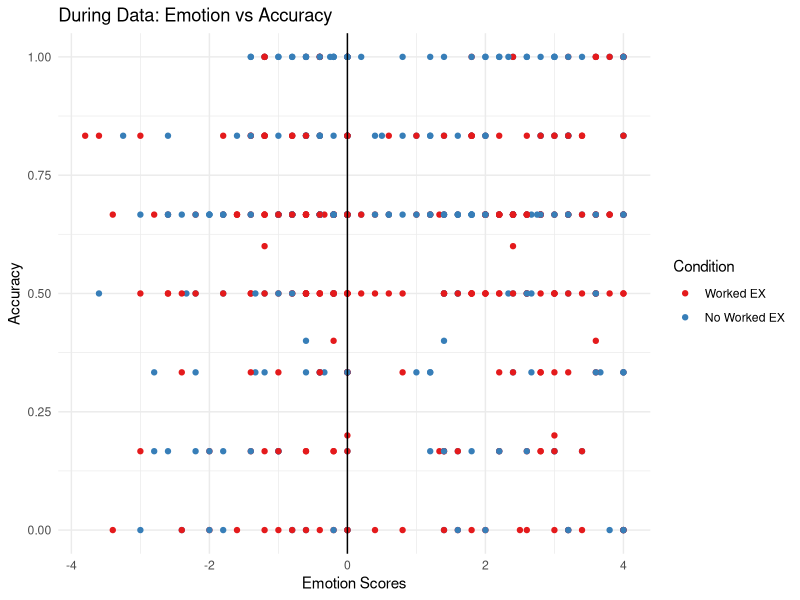
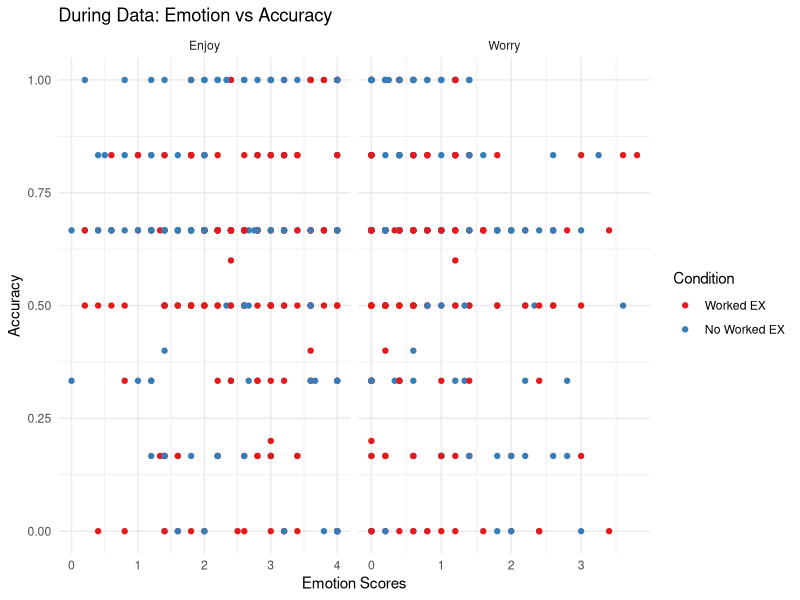
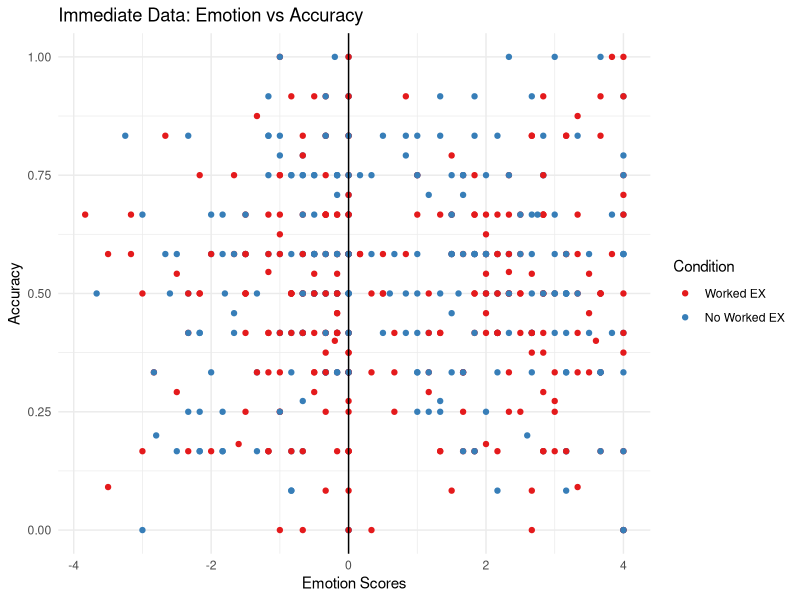
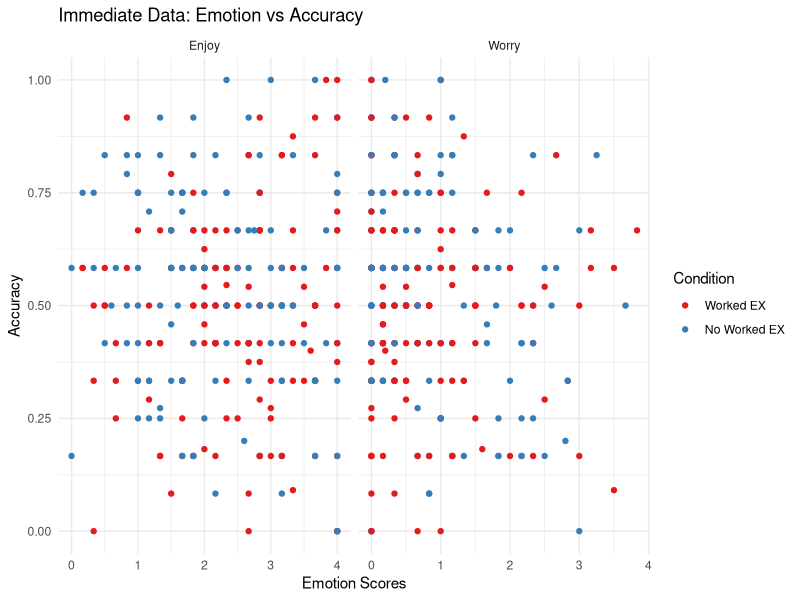
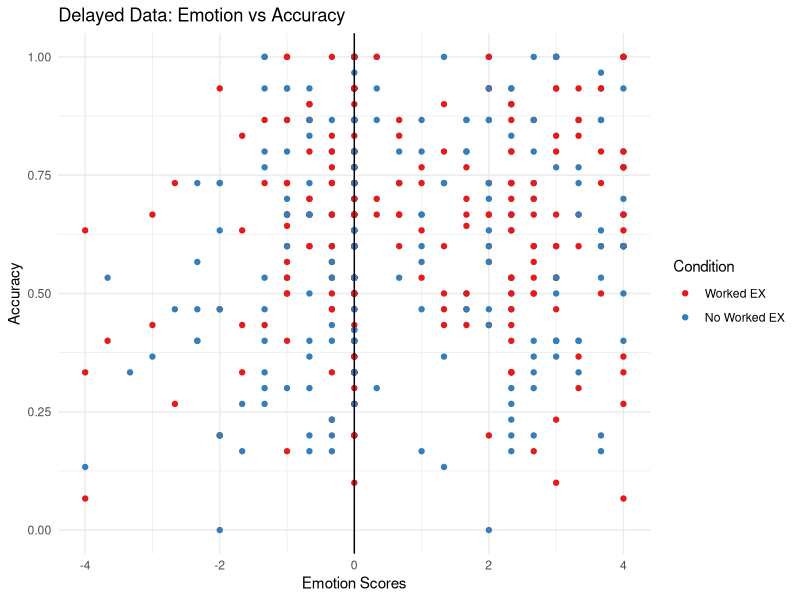
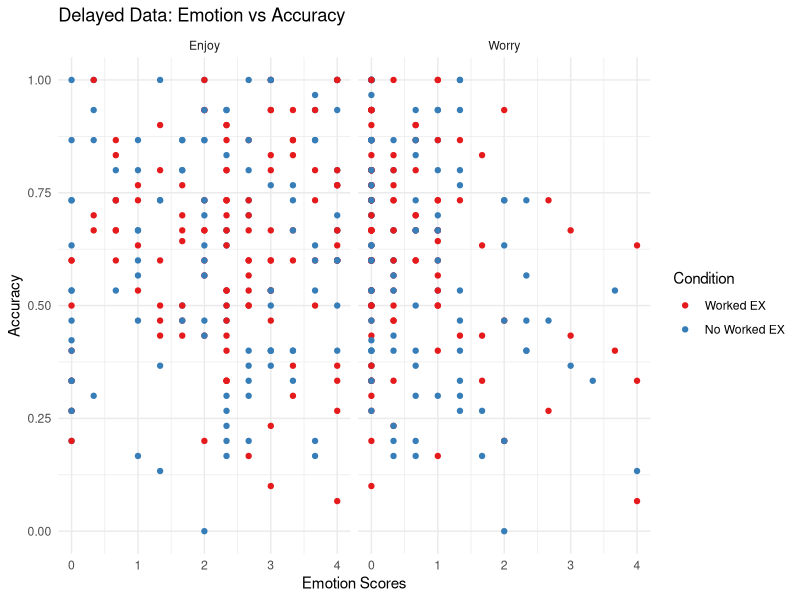
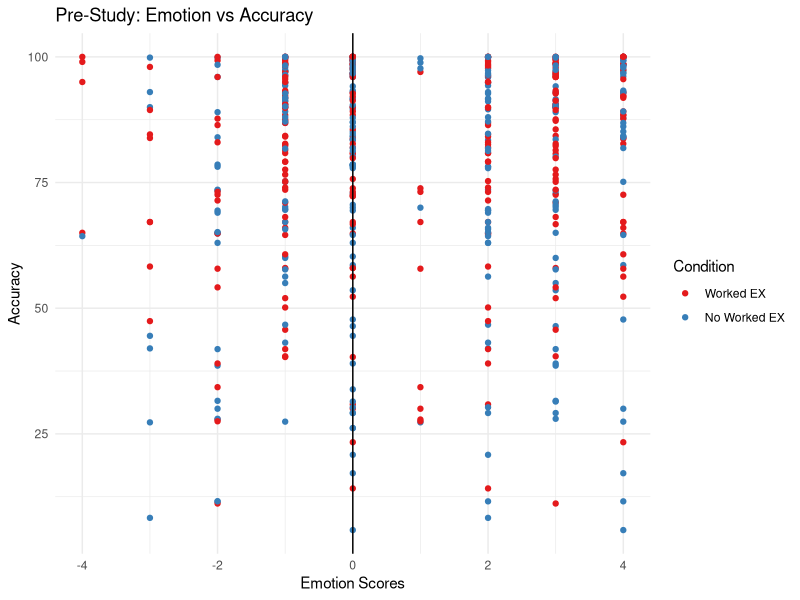
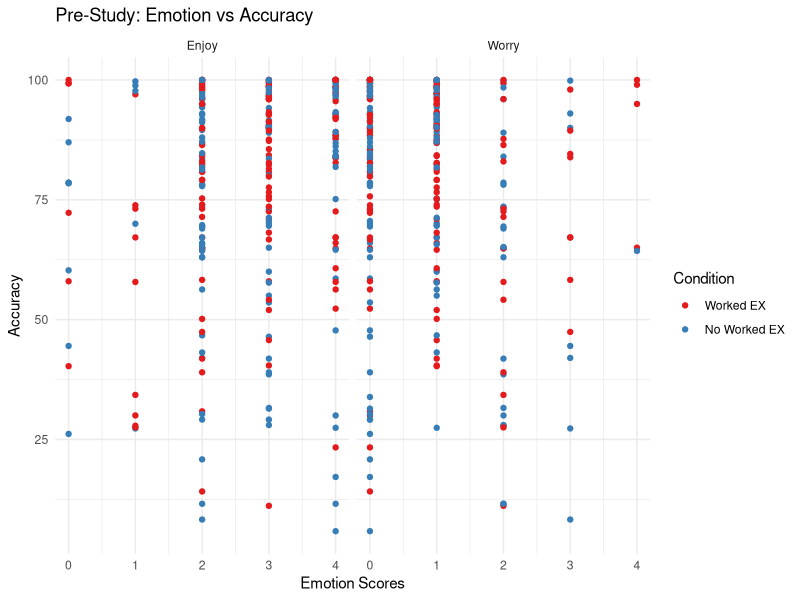

The R source for these figures, in order:
## ---- chunk 1
knitr::opts_chunk$set(echo = TRUE)
## ---- chunk 2
library(dplyr)
library(tidyverse)
## ---- chunk 3
mathCOVID <- readxl::read_excel('../data/KidsCOVID_Winter21_raw data.xlsx')
## ---- chunk 4
# Omitting rows with NA values from data
df_nd <- mathCOVID %>% 
          mutate(drop = replace_na(drop, 0)) %>% 
          filter(drop != 1) %>% 
          mutate("id"= row_number(), .before = drop )
head(df_nd)
## ---- chunk 5
df <- df_nd %>% 
    select("id", "Condition", "Sex", "Base_Enjoy", "Base_Worry", 
            "During_OverallAcc", "During_HOT", "DurImm_OverallAcc", "DurImm_HOT",
            "Del_OverallAcc", "Del_acc", "Del_HOT",
           "Understand_avg", "PaidAttn_avg", 
           "SI_1","SI_2","SI_3","SI_4","SI_5","SI_6","SI_7","SI_8","SI_9","SI_10",
           "SI_avg")
head(df)
## ---- chunk 6
# Emotion dataset: Enjoy/Worry with Mind Wandering and Understanding Factors
emotion_df <- df_nd %>% select("id","Condition", "Sex", contains("Enjoy"), contains("Worry")) %>% mutate(pre  = Base_Enjoy - Base_Worry,
              emotion0 = Enjoy_0 - Worry_0,
              emotion1 = Enjoy_1 - Worry_1,
              emotion2 = Enjoy_2 - Worry_2,
              emotion3 = Enjoy_3 - Worry_3,
              emotion4d = D_Enjoy_1 - D_Worry_1,
              emotion5d = D_Enjoy_2 - D_Worry_2,
              emotion6d = D_Enjoy_3 - D_Worry_3,
              emotion_dur_avg = Enjoy_During_avg - Worry_During_avg,
              emotion_imm_avg = Enjoy_Imm_avg - Worry_Imm_avg,
              emotion_durI_avg = Enjoy_DurImm_avg - Worry_DurImm_avg,
              emotion_del_avg = Enjoy_Del_avg - Worry_Del_avg)
mw_under <- df_nd %>% select("MW_day1_avg", "MW_day2_avg", contains("under"))
emotion_df = cbind(emotion_df, mw_under)
head(emotion_df)
## ---- chunk 7
# Create a table with: id, condition z, Y(1), Y(0), and causal effect Y(1) - Y(0)
mw_under_avg_cond <- emotion_df %>% select("id","Condition", "Sex", contains("MW"), contains("under")) %>% 
  #filter(Condition == 1) #%>% 
  group_by(Condition) %>% summarize(mw = mean(MW_day1_avg, na.rm = TRUE), 
                                    understanding = mean(Understand_avg, na.rm = TRUE)) %>% mutate(Condition = c("Worked EX","No Worked EX"))
mw_under_avg_cond
## ---- chunk 8
df_t <- data.frame(t(mw_under_avg_cond)) %>% slice(2:3)
SPF <- df_t %>% mutate(SPF = as.numeric(X1) - as.numeric(X2)) %>% select("SPF")
SPF
## ---- chunk 9
acc <- df_nd %>% select(During_OverallAcc,DurImm_OverallAcc, Del_OverallAcc)
emotion_df2 <- emotion_df %>% select(id, Condition,Sex,Base_Enjoy,Base_Worry, contains("avg")) %>% 
          select(-c(Worry_Imm_avg, Enjoy_Imm_avg, emotion_imm_avg))
emotion_df2 <- cbind(emotion_df2, acc)
## ---- chunk 10
enjoy <- emotion_df2 %>% select(1:4, 6:8, 15:20) %>% mutate(emotion = "Enjoy")
worry <- emotion_df2 %>% select(1:3, Base_Worry, 9:11, 15:20) %>% mutate(emotion = "Worry")
col_names <- c("id","cond", "sex", "pre","dur", "durI","del","mw1","mw2","under","dur_acc", "durI_acc", "del_acc","emotion" )
colnames(enjoy) <- col_names
colnames(worry) <- col_names
worry2 <- worry %>% mutate(pre = -pre, dur = -dur, durI = -durI, del = -del)  
## ---- chunk 11
rbind(enjoy, worry2) %>% 
  ggplot(aes(x = dur, y = dur_acc, color = cond)) + geom_point() + 
  geom_vline(xintercept = 0) + theme_minimal() + 
  labs(title = "During Data: Emotion vs Accuracy", x = "Emotion Scores", y = "Accuracy", color = "Condition") + 
  scale_color_brewer(palette="Set1", labels = c("Worked EX", "No Worked EX")) 
rbind(worry, enjoy) %>% 
  ggplot(aes(x = dur, y = dur_acc, color = cond)) + geom_point() +
  facet_grid(.~emotion, scales = "free", labeller = labeller(enjoy = "Enjoy", worry = "Worry")) +
  theme_minimal() + 
  labs(title = "During Data: Emotion vs Accuracy", x = "Emotion Scores", y = "Accuracy", color = "Condition") + 
  scale_color_brewer(palette="Set1", labels = c("Worked EX", "No Worked EX"))
## ---- chunk 12
rbind(enjoy, worry2) %>% 
  ggplot(aes(x = durI, y = durI_acc, color = cond)) + geom_point() + 
  geom_vline(xintercept = 0) + theme_minimal() + 
  labs(title = "Immediate Data: Emotion vs Accuracy", x = "Emotion Scores", y = "Accuracy", color = "Condition") + 
  scale_color_brewer(palette="Set1", labels = c("Worked EX", "No Worked EX")) 
rbind(worry, enjoy) %>% 
  ggplot(aes(x = durI, y = durI_acc, color = cond)) + geom_point() +
  facet_grid(.~emotion, scales = "free", labeller = labeller(enjoy = "Enjoy", worry = "Worry")) +
  theme_minimal() + 
  labs(title = "Immediate Data: Emotion vs Accuracy", x = "Emotion Scores", y = "Accuracy", color = "Condition") + 
  scale_color_brewer(palette="Set1", labels = c("Worked EX", "No Worked EX"))
## ---- chunk 13
rbind(enjoy, worry2) %>% 
  ggplot(aes(x = del, y = del_acc, color = cond)) + geom_point() + 
  geom_vline(xintercept = 0) + theme_minimal() + 
  labs(title = "Delayed Data: Emotion vs Accuracy", x = "Emotion Scores", y = "Accuracy", color = "Condition") + 
  scale_color_brewer(palette="Set1", labels = c("Worked EX", "No Worked EX")) 
rbind(worry, enjoy) %>% 
  ggplot(aes(x = del, y = del_acc, color = cond)) + geom_point() +
  facet_grid(.~emotion, scales = "free", labeller = labeller(enjoy = "Enjoy", worry = "Worry")) +
  theme_minimal() + 
  labs(title = "Delayed Data: Emotion vs Accuracy", x = "Emotion Scores", y = "Accuracy", color = "Condition") + 
  scale_color_brewer(palette="Set1", labels = c("Worked EX", "No Worked EX"))
## ---- chunk 14
rbind(enjoy, worry2) %>% 
  ggplot(aes(x = pre, y = under, color = cond)) + geom_point() + 
  geom_vline(xintercept = 0) + theme_minimal() + 
  labs(title = "Pre-Study: Emotion vs Accuracy", x = "Emotion Scores", y = "Accuracy", color = "Condition") + 
  scale_color_brewer(palette="Set1", labels = c("Worked EX", "No Worked EX")) 
rbind(worry, enjoy) %>% 
  ggplot(aes(x = pre, y = under, color = cond)) + geom_point() +
  facet_grid(.~emotion, scales = "free", labeller = labeller(enjoy = "Enjoy", worry = "Worry")) +
  theme_minimal() + 
  labs(title = "Pre-Study: Emotion vs Accuracy", x = "Emotion Scores", y = "Accuracy", color = "Condition") + 
  scale_color_brewer(palette="Set1", labels = c("Worked EX", "No Worked EX"))
## ---- chunk 15
pc_df <-  rbind(enjoy, worry) %>% mutate( 
            pc1 = case_when(pre != 0 ~ (pre - dur)/pre,
                             pre == 0 ~ dur),
            pc2 = case_when(pre != 0 ~ (pre - durI)/pre,
                             pre == 0 ~ durI),
            pc3 = case_when(pre != 0 ~ (pre - del)/pre,
                             pre == 0 ~ del)
            ) %>% select(cond, emotion, contains("pc")) %>% 
            group_by(emotion, cond) %>% summarize(pc1_avg = mean(pc1, na.rm = TRUE), pc2_avg = mean(pc2, na.rm = TRUE), pc3_avg = mean(pc3, na.rm = TRUE)) 
pc1 <- pc_df %>% select(1:3) %>% mutate(period = 1)
pc2 <- pc_df %>% select(1:2,4) %>% mutate(period = 2)
pc3 <- pc_df %>% select(1:2,5) %>% mutate(period = 3)
col_names <-  c("emotion", "cond", "pc", "period")
colnames(pc1) <- col_names
colnames(pc2) <- col_names
colnames(pc3) <- col_names
rbind(pc1,pc2,pc3) %>% ggplot(aes(period,y = pc, color = cond, linetype = emotion)) + 
  geom_line() + geom_point() + theme_minimal() +
  labs(title = "Base Emotion Percent Change", y = "Percent Change",
       color = "Condition", linetype = "Emotion") +
  scale_x_continuous(  breaks = c(1, 2, 3),
  label = c("During", "Immediate", "Delayed")) +
  theme(axis.title.x = element_blank()) + 
  scale_color_brewer(palette="Set1", labels = c("Worked EX", "No Worked EX"))
## ---- chunk 16
rbind(pc1,pc2,pc3) %>% ggplot(aes(period,y = pc, color = cond)) + 
  geom_line() + geom_point() + facet_grid(.~emotion, scales = "free", labeller = labeller(enjoy = "Enjoy", worry = "Worry")) + theme_minimal() +
  labs(title = "Base Emotion Percent Change", y = "Percent Change",
       color = "Condition", linetype = "Emotion") +
  scale_x_continuous(  breaks = c(1, 2, 3),
  label = c("During", "Immediate", "Delayed")) +
  theme(axis.title.x = element_blank(), axis.text.x = element_text(angle = 90, vjust = 0.5, hjust=1)) + 
  scale_color_brewer(palette="Set1", labels = c("Worked EX", "No Worked EX"))
